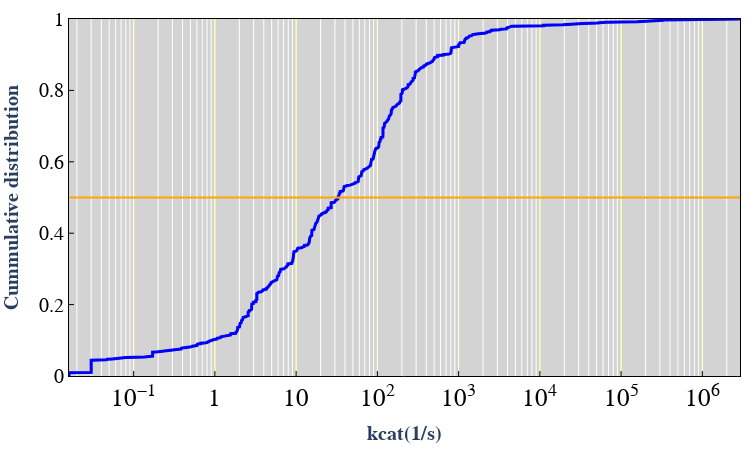

Write notebook code for a chart like this one.
### Markdown cell above
# kcat CDF

### Code cell
reaction_kcat_select=reaction_kcat_MW.copy()
#Delete the filled data 7398.813
reaction_kcat_select=reaction_kcat_select[reaction_kcat_select['kcat']!=7398.813]
reaction_kcat=reaction_kcat_select['kcat']
#Delete zero value
reaction_kcat = reaction_kcat.dropna(axis=0)
#Sort values
reaction_kcat.sort_values(axis=0, inplace=True)
reaction_kcat = reaction_kcat.reset_index(drop=True)
y_index = reaction_kcat.index / (len(reaction_kcat) - 1)
data_cdf_data = reaction_kcat
x_name="<b>kcat(1/s)<b>"
y_name="<b>Cummulative distribution<b>"
nticks=1000
fig=draw_cdf_fig_kcat(data_cdf_data,reaction_kcat_dis_file,x_name,y_name,y_index,nticks)
fig.show()

### Figure 1 — Plotly figure (JSON) as saved in the notebook; plotly's stock layout.template omitted (floating-point values rounded to 4 significant figures; data arrays with more than 128 entries replaced by an {"elided": "..."} marker saying what was removed)
{"data": [{"marker": {"color": "blue"}, "mode": "lines", "type": "scatter", "x": {"elided": "794 float values"}, "y": {"elided": "794 float values"}}, {"line": {"color": "blue", "width": 3}, "marker": {"color": "blue"}, "mode": "lines", "type": "scatter", "x": {"elided": "794 float values"}, "xaxis": "x2", "y": {"elided": "794 float values"}, "yaxis": "y2"}], "layout": {"height": 450, "margin": {"b": 10, "l": 10, "r": 10, "t": 10}, "plot_bgcolor": "lightgrey", "shapes": [{"line": {"color": "orange", "width": 2}, "type": "line", "x0": 0, "x1": 1, "xref": "x domain", "y0": 0.5, "y1": 0.5, "yref": "y"}], "showlegend": false, "width": 750, "xaxis": {"autorange": true, "exponentformat": "power", "gridcolor": "yellow", "linecolor": "black", "range": [-1.796, 6.464], "rangemode": "tozero", "showexponent": "all", "tickcolor": "black", "tickfont": {"color": "black", "family": "Times New Roman", "size": 20}, "ticks": "inside", "title": {"font": {"family": "Times New Roman", "size": 20}, "text": "<b>kcat(1/s)<b>"}, "type": "log", "zeroline": false}, "xaxis2": {"autorange": true, "exponentformat": "power", "gridcolor": "white", "linecolor": "black", "nticks": 1000, "overlaying": "x", "range": [-1.796, 6.464], "rangemode": "tozero", "showexponent": "all", "showticklabels": false, "side": "top", "tickfont": {"color": "black", "family": "Times New Roman", "size": 20}, "type": "log", "zeroline": false}, "yaxis": {"linecolor": "black", "range": [0, 1], "rangemode": "tozero", "showgrid": false, "tickcolor": "black", "tickfont": {"color": "black", "family": "Times New Roman", "size": 20}, "ticks": "inside", "title": {"font": {"family": "Times New Roman", "size": 20}, "text": "<b>Cummulative distribution<b>"}, "type": "linear", "zeroline": false}, "yaxis2": {"linecolor": "black", "overlaying": "y", "range": [0, 1], "showgrid": false, "showticklabels": false, "side": "right", "tickfont": {"color": "black", "family": "Times New Roman", "size": 20}, "type": "linear", "zeroline": false}}}
